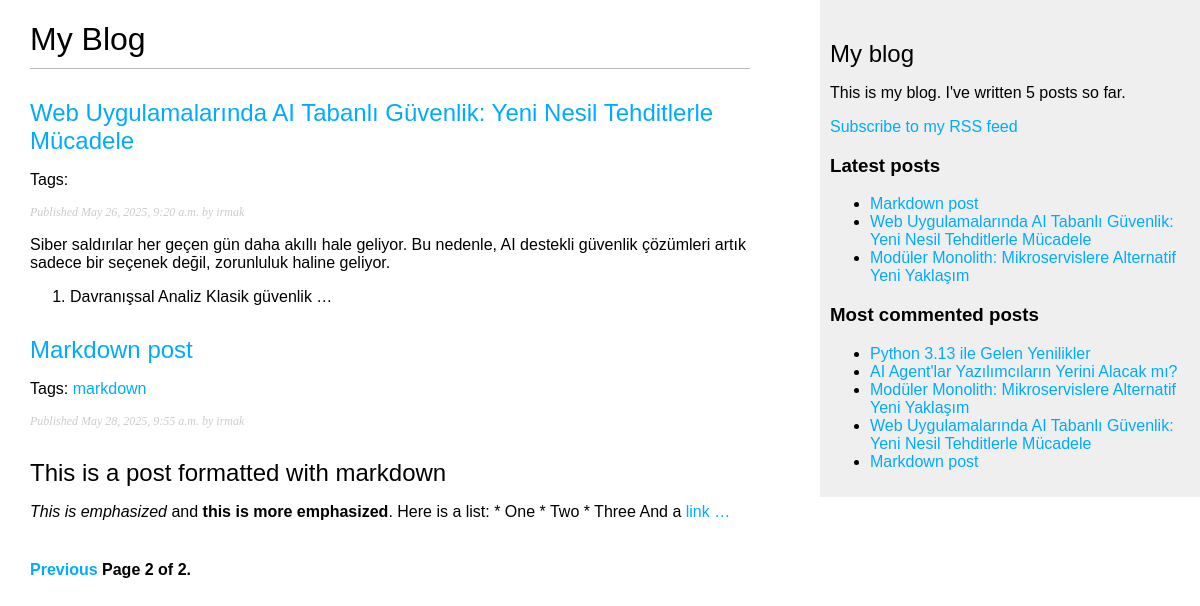
Screenshot of /blog/?page=2 with the database file from the repository.
### blog/models.py (models this page shows, shortened)
class Post(models.Model):
    tags = TaggableManager()
    class Status(models.TextChoices):
        DRAFT = 'DF', 'Draft'
        PUBLISHED = 'PB', 'Published'
    title = models.CharField(max_length=250)
    slug = models.SlugField(max_length=250,
                            unique_for_date='publish')
    author = models.ForeignKey(User,
                               on_delete=models.CASCADE,
                               related_name='blog_posts')
    body = models.TextField()
    publish = models.DateTimeField(default=timezone.now)
    created = models.DateTimeField(auto_now_add=True)
    updated = models.DateTimeField(auto_now=True)
    status = models.CharField(max_length=2,
                              choices=Status.choices,
                              default=Status.DRAFT)
    objects = models.Manager() # The default manager.
    published = PublishedManager() # Our custom manager.
    def get_absolute_url(self):
        return reverse('blog:post_detail',
                        args=[self.publish.year,
                              self.publish.month,
                              self.publish.day,
                              self.slug])

### blog/views.py (the view)
# urls.py: path('', views.post_list, name='post_list'),
def post_list(request, tag_slug=None):
    posts = Post.published.all()
    tag = None
    if tag_slug:
        tag = get_object_or_404(Tag, slug=tag_slug)
        posts = posts.filter(tags__in=[tag])
    paginator = Paginator(posts, 3)
    page_number = request.GET.get('page', 1)
    try:
        posts = paginator.page(page_number)
    except PageNotAnInteger:
        posts = paginator.page(1)
    except EmptyPage:
        posts = paginator.page(paginator.num_pages)
    return render(request,
                  'blog/post/list.html',
                  {'posts': posts,
                   'tag': tag})

### blog/models.py (called while the page is built)
    def get_queryset(self):
        return super().get_queryset()\
            .filter(status=Post.Status.PUBLISHED)

### blog/templatetags/blog_tags.py (called while the page is built)
@register.simple_tag
def total_posts():
    return Post.published.count()

@register.inclusion_tag('blog/post/latest_posts.html')
def show_latest_posts(count=5):
    latest_posts = Post.published.order_by('-publish')[:count]
    return {'latest_posts': latest_posts}

@register.simple_tag
def get_most_commented_posts(count=5):
    return Post.published.annotate(
                total_comments=Count('comments')
           ).order_by('-total_comments')[:count]

@register.filter(name='markdown')
def markdown_format(text):
    return mark_safe(markdown.markdown(text))

### blog/templates/blog/post/list.html (shortened to what this page needs)
{% extends "blog/base.html" %}
{% load blog_tags %}
{% block content %}
    <h1>My Blog</h1>
    {% for post in posts %}
        <h2>
            <a href="{{ post.get_absolute_url }}">
            {{ post.title }}
            </a>
        </h2>
        <p class="tags">
            Tags:
            {% for tag in post.tags.all %}
              <a href="{% url "blog:post_list_by_tag" tag.slug %}">
                {{ tag.name }}
              </a>
          {% endfor %}
        </p>
        <p class="date">
            Published {{ post.publish }} by {{ post.author }}
        </p>
        {{ post.body|markdown|truncatewords_html:30 }}
    {% endfor %}
    {% include "blog/pagination.html" with page=posts %}
{% endblock %}

### blog/templates/blog/base.html (shortened to what this page needs)
{% load blog_tags %}
{% load static %}
<!DOCTYPE html>
<html>
  <head>
    <link href="{% static "css/blog.css" %}" rel="stylesheet">
  </head>
  <body>
    <div id="content">{% block content %} {% endblock %}</div>
    <div id="sidebar">
      <h2>My blog</h2>
      <p>
        This is my blog.
        I've written {% total_posts %} posts so far.
      </p>
      <p>
        <a href="{% url "blog:post_feed" %}">
        Subscribe to my RSS feed
        </a>
      </p>
      <h3>Latest posts</h3>
      {% show_latest_posts 3 %}
      <h3>Most commented posts</h3>
      {% get_most_commented_posts as most_commented_posts %}
      <ul>
        {% for post in most_commented_posts %}
        <li>
          <a href="{{ post.get_absolute_url }}">{{ post.title }}</a>
        </li>
      {% endfor %}
      </ul>
    </div>
  </body>
</html>

### blog/templates/blog/post/latest_posts.html
<ul>
    {% for post in latest_posts %}
     <li>
        <a href="{{ post.get_absolute_url }}">{{ post.title }}</a>
     </li>
    {% endfor %}
</ul>

### blog/static/css/blog.css (style rules this page uses)
body { margin:0; padding:0; font-family:helvetica, sans-serif; }
a { color:#00abff; text-decoration:none; }
h1 { font-weight:normal; border-bottom:1px solid #bbb; padding:0 0 10px 0; }
h2 { font-weight:normal; margin:30px 0 0; }
#content { float:left; width:60%; padding:0 0 0 30px; }
#sidebar { float:right; width:30%; padding:10px; background:#efefef; height:100%; }
p.date { color:#ccc; font-family: georgia, serif; font-size: 12px; font-style: italic; }

### rows the page displays
Post: title "Web Uygulamalarında AI Tabanlı Güvenlik: Yeni Nesil Tehditlerle Mücadele", publish "May 26, 2025, 9:20 a.m.", author "irmak", body "Siber saldırılar her geçen gün daha akıllı hale geliyor. Bu nedenle, AI destekli güvenlik çözümleri artık sadece bir seçenek değil, zorunluluk haline geliyor. Davranışsal Analiz Klasik güvenlik …"
Post: title "Markdown post", publish "May 28, 2025, 9:55 a.m.", author "irmak", body "This is a post formatted with markdown This is emphasized and this is more emphasized . Here is a list: * One * Two * Three And a link …"
Tag: name "markdown"
Post: title "Modüler Monolith: Mikroservislere Alternatif Yeni Yaklaşım"
Post: title "Python 3.13 ile Gelen Yenilikler"
Post: title "AI Agent'lar Yazılımcıların Yerini Alacak mı?"

### other values shown
{{ page.number }} "2"
{{ page.paginator.num_pages }} "2"
